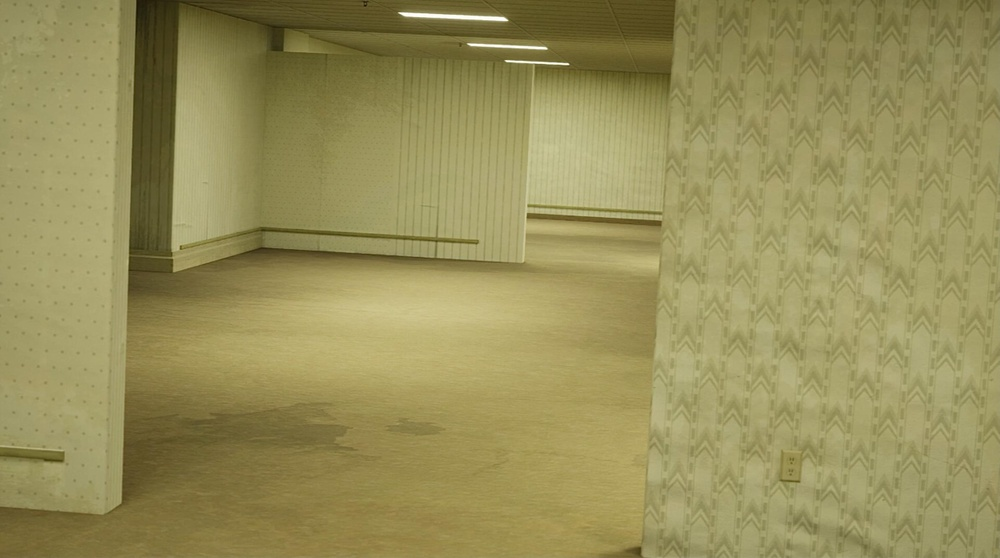
#> input picture images/imageone.jpg, 1000 x 558 px, shrunk from 2387 x 1333 before the run
$ python -i generator.py   (imports and definitions only)   (older library calls are emulated)
#> lines starting #> are read from the running program, lines starting #| are printed output that depends on the picture
# generator.py
"""A CPU-only scene generator that converts a stack of RGB images into a compact
Gaussian-Splat 3-D representation that can be streamed directly to a real-time
viewer or cached for later reuse.

Key design goals
----------------
* **Pure-Python / NumPy** implementation - runs on any machine, no CUDA.
* **Batch friendly & memory aware** - processes images in tiles to keep RAM low.
* **Realtime-ish** - critical loops are JIT-compiled with **Numba** when
  available, but gracefully fall back to pure-Python.
* **Pluggable depth estimation** - use your own monocular depth model or the
  fast built-in RGB-to-depth heuristic.
* **LRU cache** - generated worlds are stored in an in-memory cache keyed by a
  stable SHA-1 of the image set so repeated loads are instantaneous.

Typical usage
-------------
```python
from generator import SceneGenerator, InMemoryCache

imgs = [
    "assets/room_01.jpg",
    "assets/room_02.jpg",
    "assets/room_03.jpg",
]

cache = InMemoryCache(max_size=3)
gen   = SceneGenerator(cache=cache)
world = gen.build_world(imgs)

# world is now a GaussianSplatWorld you can stream to your engine
viewer.stream(world)
```
"""
from __future__ import annotations

import hashlib
import os
import threading
from dataclasses import dataclass
from functools import lru_cache
from pathlib import Path
from typing import Iterable, List, Optional, Tuple

import numpy as np
from PIL import Image

try:
    from numba import njit, prange
    # Disable Numba’s nopython branch (it can’t compile np.stack over a Python list)
    USE_NUMBA = False
except ImportError:
    USE_NUMBA = False

###############################################################################
# Data classes & cache
###############################################################################

@dataclass(slots=True)
class GaussianSplat:
    """A single 3-D Gaussian blob."""

    position: np.ndarray  # shape (3,)
    color: np.ndarray     # shape (3,) RGB in 0-1 range
    radius: float         # isotropic Gaussian radius in world units


@dataclass(slots=True)
class GaussianSplatWorld:
    """Collection of all splats and some scene meta-data."""

    splats: np.ndarray  # structured array (x, y, z, r, g, b, radius)
    bbox: Tuple[np.ndarray, np.ndarray]  # (min_xyz, max_xyz)
    # Extra fields (camera poses, floor plane, etc.) can be added later.

    def __iter__(self):
        """Allow `for p in world:` style loops."""
        return iter(self.splats)

    @property
    def center(self) -> np.ndarray:
        return (self.bbox[0] + self.bbox[1]) * 0.5


class InMemoryCache:
    """A brutally simple (thread-safe) LRU cache for worlds."""

    # [5 lines left out: function __init__, not called in this run]

    # ---------------------------------------------------------------------
    def __contains__(self, key: str) -> bool:  # pragma: no cover
        with self._lock:
            return key in self._data

    # [19 lines left out: functions get, put, not called in this run]

###############################################################################
# Scene generation pipeline
###############################################################################

class SceneGenerator:
    """Turns a set of images into a textured Gaussian-Splat world.

    Parameters
    ----------
    cache : InMemoryCache | None
        Optional cache. If supplied, repeated `build_world()` calls with the
        same images return instantly.
    tile_size : int, default 256
        Process images in (tile_size x tile_size) chunks instead of as whole
        matrices to conserve memory and improve cache locality.
    base_radius : float, default 0.0125
        World-space radius for each Gaussian (scaled later with depth-adaptive
        heuristics).
    """

    # [77 lines left out: functions __init__, build_world, sha1_of_paths, load_rgb, not called in this run]


# ---------------------------------------------------------------------------
#   Depth estimation - you can swap this with a better model if available.
# ---------------------------------------------------------------------------

def estimate_depth(rgb: np.ndarray) -> np.ndarray:
    """VERY rough inverse-Sobel variance clue as single-view depth.

    The heuristic says *more texture ⇒ likely closer*. It is not physically
    correct but is instantaneous and produces a pleasing pseudo-parallax.
    Replace with a real monocular depth model (e.g. MiDaS) for quality.
    """
    import cv2  # local import keeps the top fast if OpenCV is missing

    gray   = cv2.cvtColor((rgb * 255).astype(np.uint8), cv2.COLOR_RGB2GRAY)
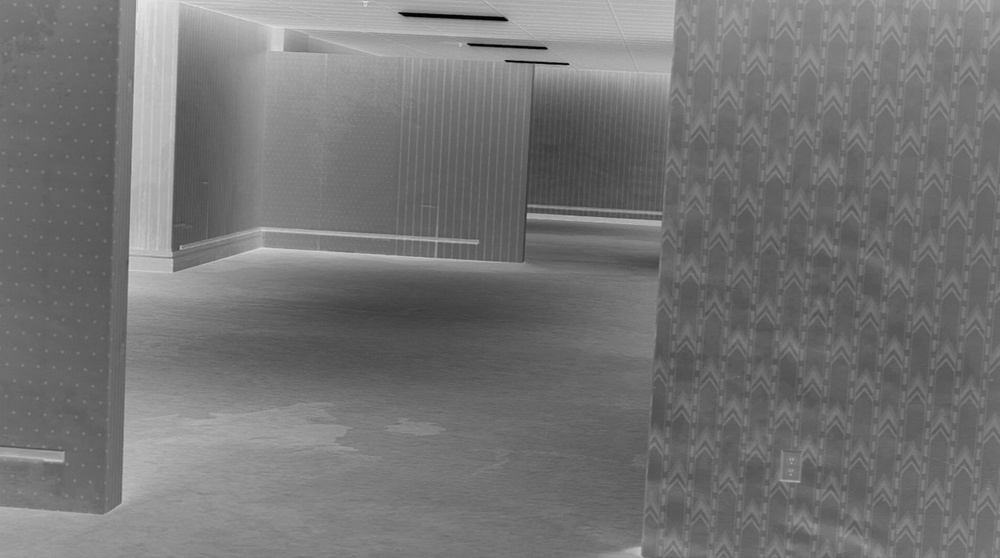
#> gray: shape (558, 1000); min 1, max 232, mean 116.8
    sobelx = cv2.Sobel(gray, cv2.CV_32F, 1, 0, ksize=3)
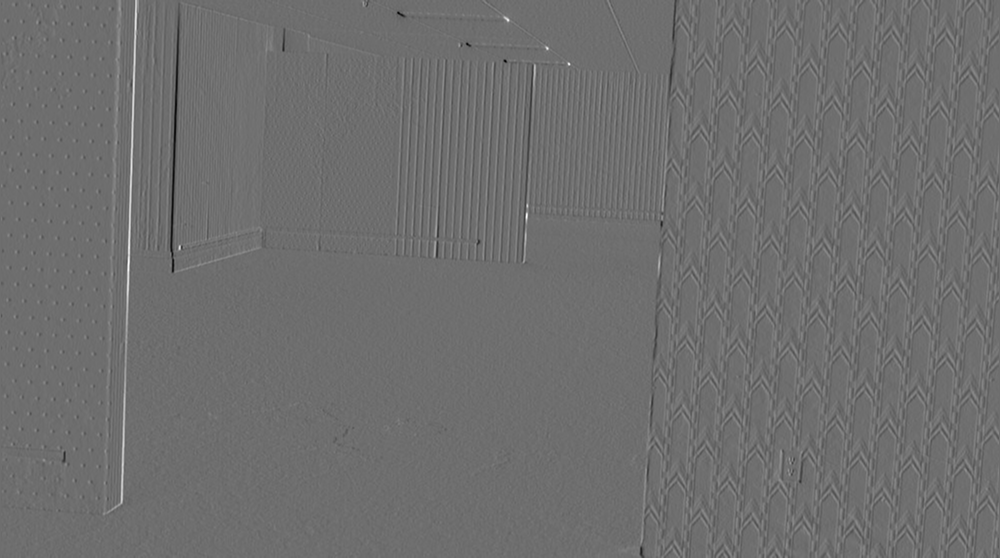
#> sobelx: shape (558, 1000) float32; min -362, max 471, mean 0; drawn with min black and max white
    sobely = cv2.Sobel(gray, cv2.CV_32F, 0, 1, ksize=3)
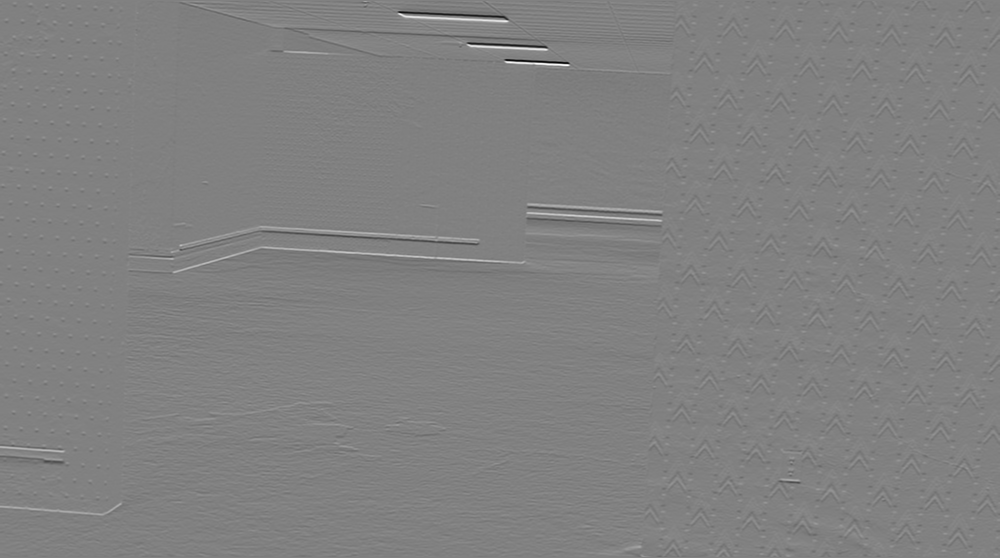
#> sobely: shape (558, 1000) float32; min -669, max 652, mean -0.5; drawn with min black and max white
    mag    = np.sqrt(sobelx ** 2 + sobely ** 2)
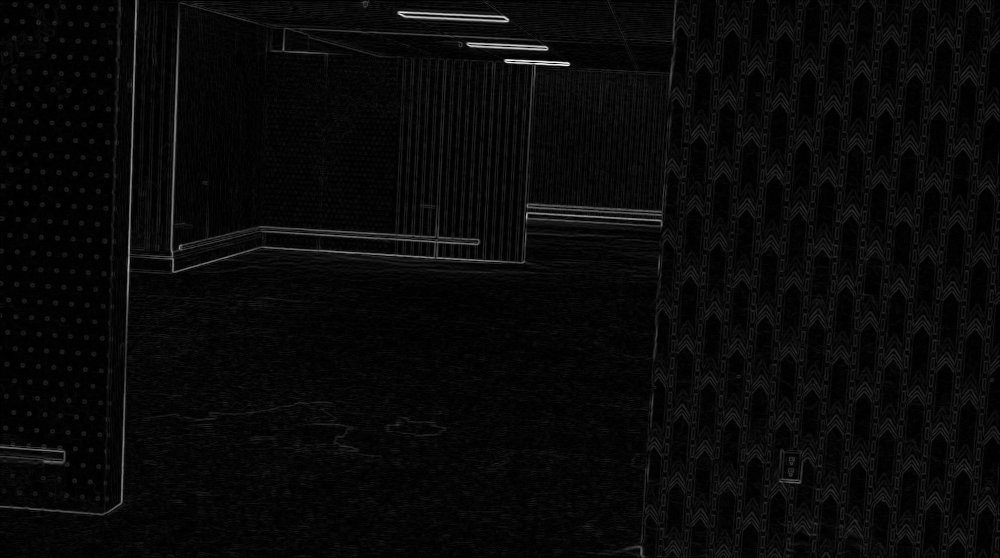
#> mag: shape (558, 1000) float32; min 0, max 669.7, mean 24.2; drawn with min black and max white
    # invert so that strong gradients → small depth → near camera
    depth  = 1.0 / (mag + 1e-6)
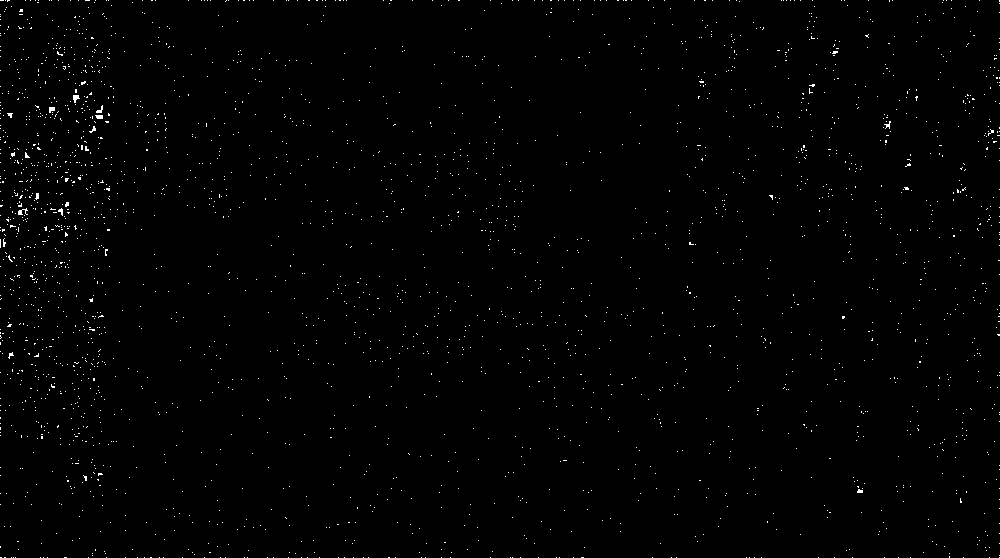
#> depth: shape (558, 1000) float32; min 0.00149, max 1000000, mean 7195.4; drawn with min black and max white
    depth  = depth / depth.max()  # normalise to 0-1
    return depth.astype(np.float32)


# ---------------------------------------------------------------------------
#   Fusion - combines per-image depth maps into a unified Gaussian cloud.
# ---------------------------------------------------------------------------

DTYPE = np.float32
STRUCT_DTYPE = np.dtype([
    ("x", DTYPE), ("y", DTYPE), ("z", DTYPE),
    ("r", DTYPE), ("g", DTYPE), ("b", DTYPE),
    ("radius", DTYPE),
])


# [19 lines left out: function fuse_to_gaussians, not called in this run]


if USE_NUMBA:

    # [34 lines left out: function _chunk_to_gaussians, not called in this run]

else:

    # [22 lines left out: function _chunk_to_gaussians, not called in this run]

###############################################################################
# CLI helper for quick manual testing
###############################################################################

# [35 lines not run here, left out]

>>> import cv2
>>> picture = cv2.cvtColor(cv2.imread('images/imageone.jpg'), cv2.COLOR_BGR2RGB)
>>> result = estimate_depth(picture)
